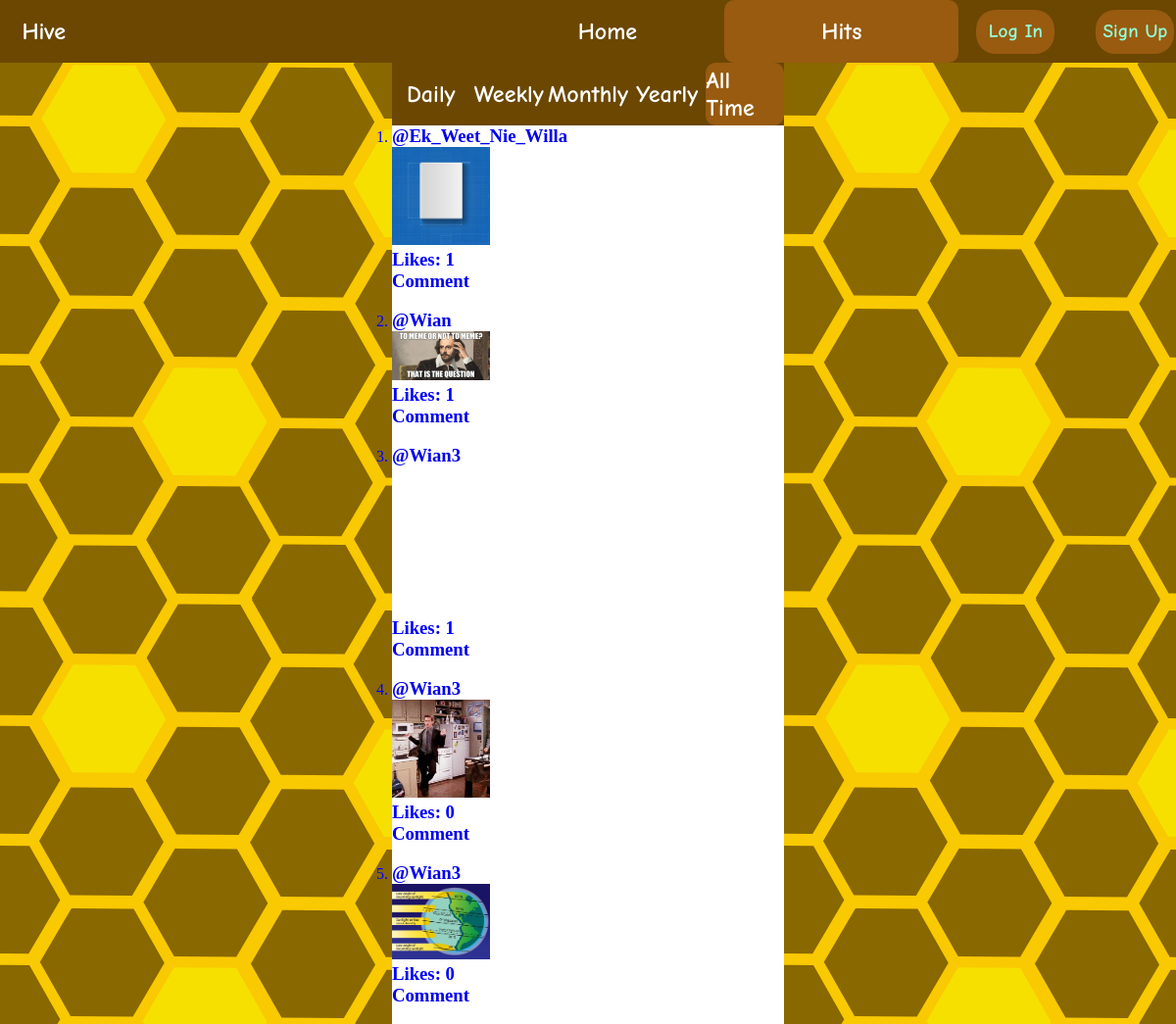
/leaderboard/all-time/, run on the app's committed database.
### posts/models.py (models this page shows, shortened)
class Post(models.Model):
    user = models.ForeignKey(User, on_delete=models.CASCADE)
    meme_file = models.FileField(upload_to="posts/")
    likes_amount = models.IntegerField(default=0)
    datetime_posted = models.DateTimeField(default=datetime(2022, 4, 14, 20, 8, 7, 127325, tzinfo=pytz.UTC))
    description = models.TextField(max_length=256)

### accounts/models.py (models this page shows, shortened)
class User(auth.models.AbstractUser):
    profile_pic = models.ImageField(upload_to="profiles/", default="profiles/default_profile.jpeg")
    slug = models.SlugField(max_length=256)
    interests = models.TextField(blank=True)
    followers_amount = models.PositiveIntegerField(default=0)
    following_amount = models.PositiveIntegerField(default=0)
    chats = models.TextField(blank=True)
    chats_amount = models.PositiveIntegerField(default=0)
    def __str__(self):
        return "@{}".format(self.username)

### leaderboard/views.py (the view)
# urls.py: path("all-time/", views.AllTimeLeaderboard.as_view(), name="all_time"),
class AllTimeLeaderboard(BaseLeaderboard):
    template_name = "AllTimeLeaderboard.html"
    def __init__(self):
        self.posts = Post.objects.all()

### leaderboard/views.py (called while the page is built)
    def get_context_data(self, **kwargs):
        context = super().get_context_data(**kwargs)
        posts = self.posts
        working_posts = {}
        working_posts_keys = []
        leaderboard = []
        for post in posts:
            working_posts[post.likes_amount] = []
            working_posts_keys.append(post.likes_amount)
        for post in posts:
            working_posts[post.likes_amount].append(post)
        working_posts_keys.sort(reverse=True)
        if len(posts) < 100:
            for key in working_posts_keys:
                leaderboard.append(working_posts[key].pop())
        else:
            for i in range(100):
                leaderboard.append(working_posts[working_posts_keys[i]].pop())
        context["leaderboard"] = leaderboard
        return context

### leaderboard/templates/AllTimeLeaderboard.html (shortened to what this page needs)
{% extends 'LeaderboardBase.html' %}
{% block head_content %}
{% load static %}
<link rel="stylesheet" href="{% static 'css/AllTimeLeaderboard.css' %}">
{% endblock %}

### leaderboard/templates/LeaderboardBase.html (shortened to what this page needs)
{% extends 'base.html' %}
{% block head_block %}
{% load static %}
{% load filter_tags %}
<link rel="stylesheet" href="{% static 'css/LeaderboardBase.css' %}">
    {% block head_content %}
    {% endblock %}
{% endblock %}
{% block body_block %}
<nav class="leaderboard-navbar">
    <div class="leaderboard-nav-div" id="daily"><span class="links">Daily</span></div>
    <div class="leaderboard-nav-div" id="weekly"><span class="links">Weekly</span></div>
    <div class="leaderboard-nav-div" id="monthly"><span class="links">Monthly</span></div>
    <div class="leaderboard-nav-div" id="yearly"><span class="links">Yearly</span></div>
    <div class="leaderboard-nav-div" id="all-time"><span class="links">All Time</span></div>
</nav>
<ol>
    {% for post in leaderboard %}
        <li>
            <div class="post">
                <a href="{% url 'accounts:profile' post.user.slug %}"><h3>{{ post.user }}</h3></a>
                <a href="{% url 'posts:view_post' post.pk %}"><embed src="{{ post.meme_file.url }}" width="25%" height="auto"></a>
                <br>
                <h3 class="likes_amount_post{{ post.pk }}">Likes: {{ post.likes_amount }}</h3>
                <a href="{% url 'posts:view_post' post.pk %}"><h3>Comment</h3></a>
                <br>
            </div>
        </li>
    {% endfor %}
</ol>
{% endblock %}

### static/css/base.css (style rules this page uses)
:root { --navbar-bg-color: #6b4701; --navbar-height: 64px; }
* { margin: 0; padding: 0; }
a { text-decoration: none; }
.links { font-family: 'Comic Neue Bold'; color: white; font-size: 1.5rem; }

### leaderboard/static/css/LeaderboardBase.css (style rules this page uses)
.leaderboard-navbar { background-color: var(--navbar-bg-color); width: 100%; height: var(--navbar-height); display: flex; align-items: center; position: sticky; top: var(--navbar-height) }
.leaderboard-nav-div { display: flex; flex: 1; align-items: center; justify-content: center; height: 100%; }

### leaderboard/static/css/AllTimeLeaderboard.css (style rules this page uses)
#all-time { border-radius: 10px; background-color: #985b10; }

### data on the page
Post: user "@Ek_Weet_Nie_Willa", likes_amount "1"
Post: user "@Wian", likes_amount "1"
Post: user "@Wian3", likes_amount "1"
Post: user "@Wian3", likes_amount "0"
Post: user "@Wian3", likes_amount "0"
